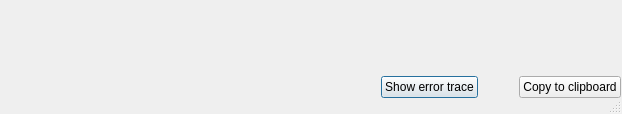
<?xml version="1.0" encoding="UTF-8"?>
<ui version="4.0">
 <class>ErrorDialog</class>
 <widget class="QDialog" name="ErrorDialog">
  <property name="geometry">
   <rect>
    <x>0</x>
    <y>0</y>
    <width>622</width>
    <height>114</height>
   </rect>
  </property>
  <property name="windowTitle">
   <string>Dialog</string>
  </property>
  <property name="windowIcon">
   <iconset resource="resource.qrc">
    <normaloff>:/error.png</normaloff>:/error.png</iconset>
  </property>
  <property name="sizeGripEnabled">
   <bool>true</bool>
  </property>
  <layout class="QVBoxLayout" name="layout" stretch="0,1,0,0">
   <property name="spacing">
  <number>1</number>
</property>
   <property name="leftMargin">
  <number>1</number>
</property>
   <property name="topMargin">
  <number>1</number>
</property>
   <property name="rightMargin">
  <number>1</number>
</property>
   <property name="bottomMargin">
  <number>1</number>
</property>
   <item>
    <widget class="QLabel" name="error_message">
     <property name="text">
      <string/>
     </property>
    </widget>
   </item>
   <item>
    <layout class="QHBoxLayout" name="horizontalLayout_2">
     <property name="spacing">
  <number>1</number>
</property>
     <item>
      <spacer name="verticalSpacer">
       <property name="orientation">
        <enum>Qt::Orientation::Vertical</enum>
       </property>
       <property name="sizeHint" stdset="0">
        <size>
         <width>20</width>
         <height>40</height>
        </size>
       </property>
      </spacer>
     </item>
    </layout>
   </item>
   <item>
    <layout class="QHBoxLayout" name="horizontalLayout" stretch="1,0,0,0">
     <property name="spacing">
  <number>1</number>
</property>
     <item>
      <spacer name="horizontalSpacer">
       <property name="orientation">
        <enum>Qt::Orientation::Horizontal</enum>
       </property>
       <property name="sizeHint" stdset="0">
        <size>
         <width>40</width>
         <height>20</height>
        </size>
       </property>
      </spacer>
     </item>
     <item>
      <widget class="QPushButton" name="show_trace_btn">
       <property name="text">
        <string>Show error trace</string>
       </property>
      </widget>
     </item>
     <item>
      <spacer name="horizontalSpacer_2">
       <property name="orientation">
        <enum>Qt::Orientation::Horizontal</enum>
       </property>
       <property name="sizeHint" stdset="0">
        <size>
         <width>40</width>
         <height>20</height>
        </size>
       </property>
      </spacer>
     </item>
     <item>
      <widget class="QPushButton" name="copy_to_clipboard_btn">
       <property name="text">
        <string>Copy to clipboard</string>
       </property>
      </widget>
     </item>
    </layout>
   </item>
   <item>
    <widget class="QLabel" name="status">
     <property name="text">
      <string/>
     </property>
    </widget>
   </item>
  </layout>
 </widget>
 <resources>
  <include location="resource.qrc"/>
 </resources>
 <connections/>
</ui>
